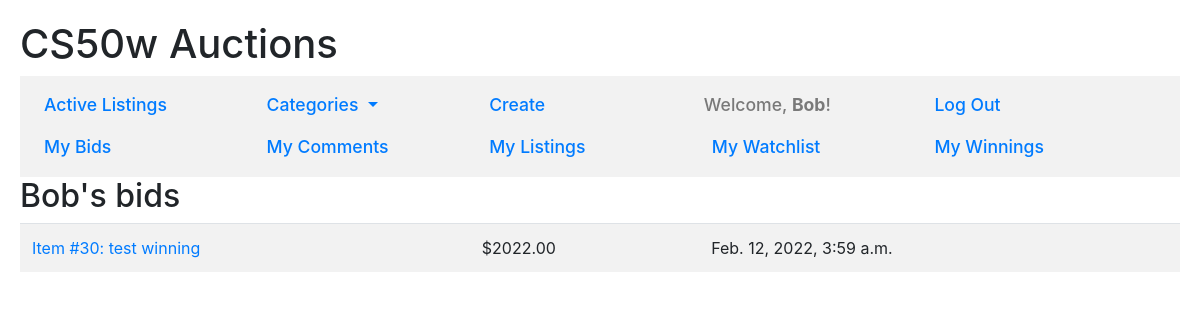
Before: /bids (signed in) with the older database file.
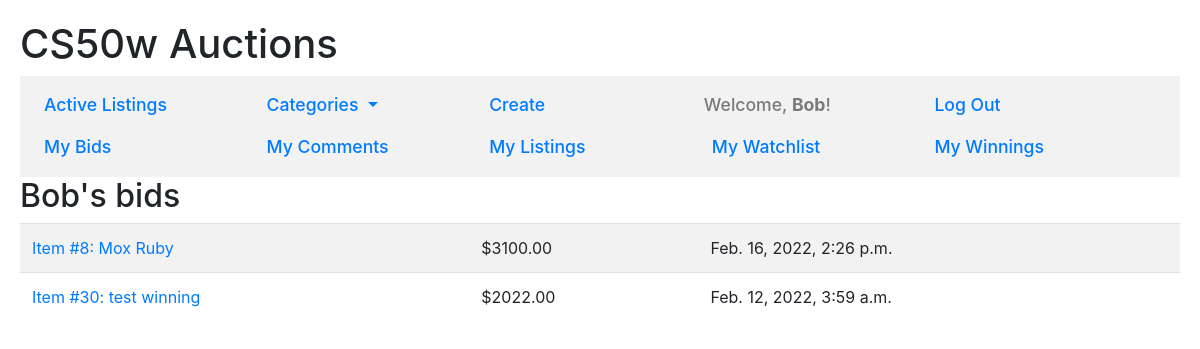
After: the same page with the newer database file.
### auctions/models.py (models this page shows, shortened)
class Bid(Model):
    bid_price = DecimalField(max_digits=9, decimal_places=2)
    bid_time = DateTimeField(auto_now_add=True)
    bidder = ForeignKey(User, on_delete=CASCADE)
    listing = ForeignKey(Listing, on_delete=CASCADE, related_name="auction")

class Listing(Model):
    CATEGORIES = (
        ("BO", "Books, Movies & Music"),
        ("CO", "Collectibles & Art"),
        ("FA", "Fashion"),
        ("OT", "Other"),
    )
    name = CharField(max_length=64)
    category = CharField(choices=CATEGORIES, max_length=2)
    description = TextField(max_length=480)
    image_url = URLField(blank=True)
    list_price = DecimalField(max_digits=9, decimal_places=2)
    is_active = BooleanField()
    lister = ForeignKey(User, on_delete=CASCADE, related_name="lister")
    winner = ForeignKey(User, on_delete=CASCADE, blank=True, null=True)

### auctions/views.py (the view)
# urls.py: path("bids", views.read_my_bids, name="bids"),
@login_required
def read_my_bids(request):
    user = request.user
    bids = Bid.objects.filter(
        bidder=user).exclude(listing__lister=user).order_by("-id")
    return render(request, "auctions/bids.html",{
        "header": f"{user.username}'s bids",
        "bids": bids
    })

### auctions/context_processors.py (called while the page is built)
def add_categories_to_context(request):
    return {"categories": CATEGORIES}

### auctions/templates/auctions/bids.html
{% extends "auctions/layout.html" %}
{% block body %}
<h2>{{header | capfirst}}</h2>
{% if bids %}
    <table class="table table-striped">
        {% for bid in bids %}
        <tr>
            <td><a href="{% url 'read' bid.listing.id bid.listing.name %}">
                Item #{{bid.listing.id}}: {{bid.listing.name}}</a></td>
            <td>${{bid.bid_price}}</td>
            <td>{{bid.bid_time}}</td>
        </tr>
        {% endfor %}
    </table>
{% else %}
    <em>There are no bids to show</em>
{% endif %}
{% endblock %}

Changed rows visible on the page:
added Bid: listing.id "8", listing.name "Mox Ruby", bid_price "3100.00", bid_time "Feb. 16, 2022, 2:26 p.m."
